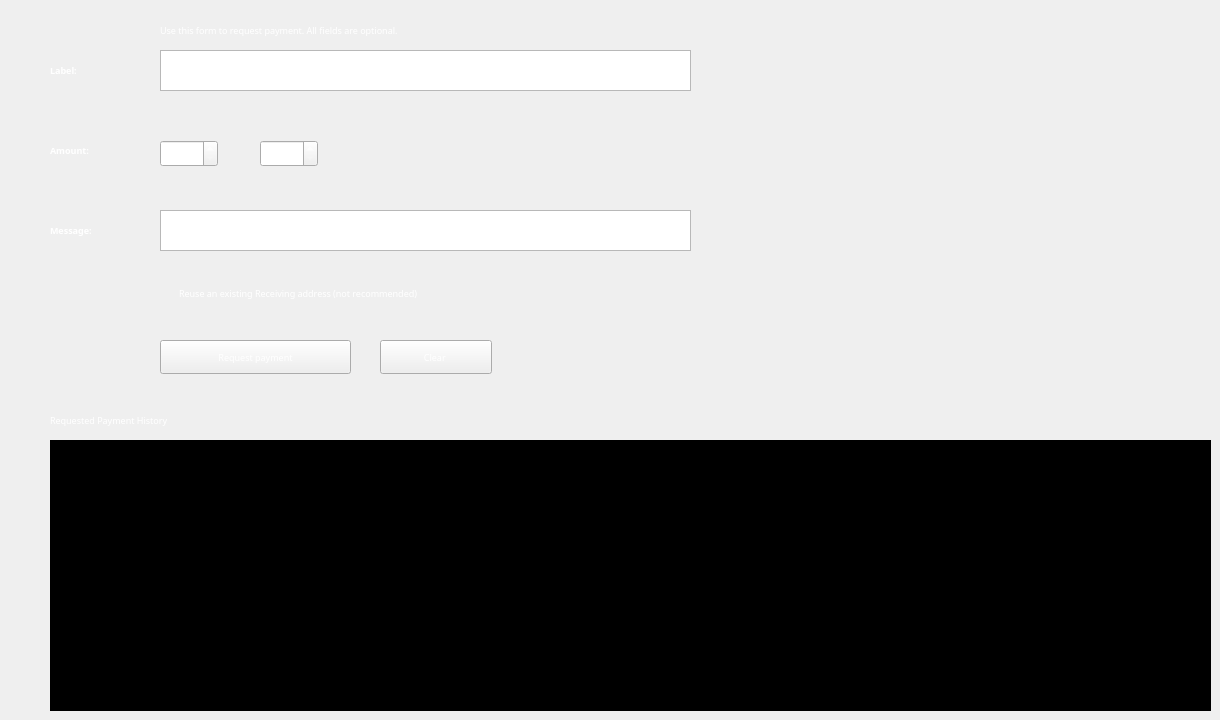
      <widget class="QWidget" name="tab_3">
       <attribute name="title">
        <string>Receive</string>
       </attribute>
       <widget class="QLabel" name="label_28">
        <property name="geometry">
         <rect>
          <x>50</x>
          <y>60</y>
          <width>70</width>
          <height>21</height>
         </rect>
        </property>
        <property name="font">
         <font>
          <family>Montserrat</family>
          <pointsize>7</pointsize>
          <weight>75</weight>
          <bold>true</bold>
         </font>
        </property>
        <property name="styleSheet">
         <string notr="true">color: rgb(255, 255, 255);
background:transparent</string>
        </property>
        <property name="text">
         <string>Label:</string>
        </property>
       </widget>
       <widget class="QTextEdit" name="textEdit">
        <property name="geometry">
         <rect>
          <x>160</x>
          <y>50</y>
          <width>531</width>
          <height>41</height>
         </rect>
        </property>
        <property name="font">
         <font>
          <family>Montserrat</family>
          <pointsize>7</pointsize>
         </font>
        </property>
        <property name="styleSheet">
         <string notr="true">color: rgb(255, 255, 255);</string>
        </property>
       </widget>
       <widget class="QLabel" name="label_29">
        <property name="geometry">
         <rect>
          <x>50</x>
          <y>140</y>
          <width>70</width>
          <height>21</height>
         </rect>
        </property>
        <property name="font">
         <font>
          <family>Montserrat</family>
          <pointsize>7</pointsize>
          <weight>75</weight>
          <bold>true</bold>
         </font>
        </property>
        <property name="styleSheet">
         <string notr="true">color: rgb(255, 255, 255);
background:transparent</string>
        </property>
        <property name="text">
         <string>Amount:</string>
        </property>
       </widget>
       <widget class="QTextEdit" name="textEdit_2">
        <property name="geometry">
         <rect>
          <x>160</x>
          <y>210</y>
          <width>531</width>
          <height>41</height>
         </rect>
        </property>
        <property name="font">
         <font>
          <family>Montserrat</family>
          <pointsize>7</pointsize>
         </font>
        </property>
        <property name="styleSheet">
         <string notr="true">color: rgb(255, 255, 255);</string>
        </property>
       </widget>
       <widget class="QLabel" name="label_30">
        <property name="geometry">
         <rect>
          <x>50</x>
          <y>220</y>
          <width>81</width>
          <height>21</height>
         </rect>
        </property>
        <property name="font">
         <font>
          <family>Montserrat</family>
          <pointsize>7</pointsize>
          <weight>75</weight>
          <bold>true</bold>
         </font>
        </property>
        <property name="styleSheet">
         <string notr="true">color: rgb(255, 255, 255);
background:transparent</string>
        </property>
        <property name="text">
         <string>Message:</string>
        </property>
       </widget>
       <widget class="QSpinBox" name="spinBox">
        <property name="geometry">
         <rect>
          <x>160</x>
          <y>140</y>
          <width>58</width>
          <height>27</height>
         </rect>
        </property>
        <property name="font">
         <font>
          <family>Montserrat</family>
          <pointsize>7</pointsize>
         </font>
        </property>
        <property name="styleSheet">
         <string notr="true">color: rgb(255, 255, 255);</string>
        </property>
       </widget>
       <widget class="QSpinBox" name="spinBox_2">
        <property name="geometry">
         <rect>
          <x>260</x>
          <y>140</y>
          <width>58</width>
          <height>27</height>
         </rect>
        </property>
        <property name="font">
         <font>
          <family>Montserrat</family>
          <pointsize>7</pointsize>
         </font>
        </property>
        <property name="styleSheet">
         <string notr="true">color: rgb(255, 255, 255);</string>
        </property>
       </widget>
       <widget class="QPushButton" name="pushButton">
        <property name="geometry">
         <rect>
          <x>160</x>
          <y>340</y>
          <width>191</width>
          <height>34</height>
         </rect>
        </property>
        <property name="font">
         <font>
          <family>Montserrat</family>
          <pointsize>7</pointsize>
         </font>
        </property>
        <property name="styleSheet">
         <string notr="true">color: rgb(255, 255, 255);</string>
        </property>
        <property name="text">
         <string>Request payment</string>
        </property>
       </widget>
       <widget class="QPushButton" name="pushButton_3">
        <property name="geometry">
         <rect>
          <x>380</x>
          <y>340</y>
          <width>112</width>
          <height>34</height>
         </rect>
        </property>
        <property name="font">
         <font>
          <family>Montserrat</family>
          <pointsize>7</pointsize>
         </font>
        </property>
        <property name="styleSheet">
         <string notr="true">color: rgb(255, 255, 255);</string>
        </property>
        <property name="text">
         <string>Clear </string>
        </property>
       </widget>
       <widget class="QLabel" name="label_40">
        <property name="geometry">
         <rect>
          <x>160</x>
          <y>20</y>
          <width>551</width>
          <height>21</height>
         </rect>
        </property>
        <property name="font">
         <font>
          <family>Montserrat</family>
          <pointsize>7</pointsize>
         </font>
        </property>
        <property name="styleSheet">
         <string notr="true">color: rgb(255, 255, 255);
background:transparent</string>
        </property>
        <property name="text">
         <string>Use this form to request payment. All fields are optional.</string>
        </property>
       </widget>
       <widget class="QCheckBox" name="checkBox">
        <property name="geometry">
         <rect>
          <x>160</x>
          <y>280</y>
          <width>451</width>
          <height>26</height>
         </rect>
        </property>
        <property name="font">
         <font>
          <family>Montserrat</family>
          <pointsize>7</pointsize>
         </font>
        </property>
        <property name="styleSheet">
         <string notr="true">color: rgb(255, 255, 255);
background:transparent</string>
        </property>
        <property name="text">
         <string>Reuse an existing Receiving address (not recommended)</string>
        </property>
       </widget>
       <widget class="QLabel" name="label_31">
        <property name="geometry">
         <rect>
          <x>50</x>
          <y>410</y>
          <width>281</width>
          <height>21</height>
         </rect>
        </property>
        <property name="font">
         <font>
          <family>Montserrat</family>
          <pointsize>7</pointsize>
         </font>
        </property>
        <property name="styleSheet">
         <string notr="true">color: rgb(255, 255, 255);
background:transparent</string>
        </property>
        <property name="text">
         <string>Requested Payment History</string>
        </property>
       </widget>
       <widget class="QTableView" name="tableView">
        <property name="geometry">
         <rect>
          <x>50</x>
          <y>440</y>
          <width>1161</width>
          <height>271</height>
         </rect>
        </property>
        <property name="font">
         <font>
          <pointsize>7</pointsize>
         </font>
        </property>
        <property name="styleSheet">
         <string notr="true">background-color: rgb(0, 0, 0);
color: rgb(255, 255, 255);
selection-color: rgb(255, 255, 255);
</string>
        </property>
       </widget>
      </widget>
